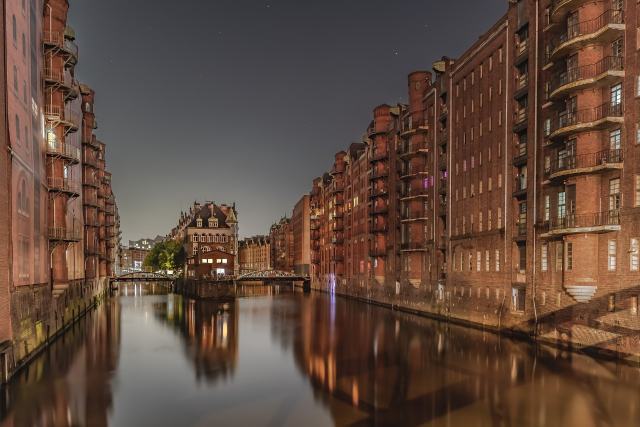
#> input picture img1.jpg, 1280 x 853 px (shown at 1/2 size)
$ python Cifra_Hill_Imagens.py
#> lines starting #> are read from the running program, lines starting #| are printed output that depends on the picture
import imageio
import numpy as np

# Função usada para determinar se a transformação adicional deve ser aplicada.
Funcao = 1

# Definição da matriz chave fixa 4x4
Mod = 256
A = np.loadtxt('Chave.txt', dtype=int)
n = A.shape[0]  # Dimensão da matriz chave

# Função para calcular a inversa da matriz usando Gauss-Jordan
def gauss_jordan_inverse(matrix, mod):
#> called with matrix = array of shape (4, 4), mod = 256
    n = matrix.shape[0]
    augmented = np.hstack((matrix, np.eye(n)))
    for i in range(n):
        # Normaliza a linha atual
        inv = pow(int(augmented[i, i]), -1, mod)
        augmented[i] = (augmented[i] * inv) % mod

        # Zera as outras linhas na mesma coluna
        for j in range(n):
            if i != j:
                factor = augmented[j, i]
                augmented[j] = (augmented[j] - factor * augmented[i]) % mod

    return augmented[:, n:]

# Calcula a inversa da matriz chave
A_inv = gauss_jordan_inverse(A, Mod).astype(int)

np.savetxt('Chave_Inversa_modular.txt', A_inv, fmt='%d')

#---------------Ler Imagem para Criptografar---------------
# Lê a imagem a ser criptografada.
img = imageio.v2.imread('img1.jpg')
#> img is the input picture: shape (853, 1280, 3); mean R, G, B 96.2, 73.9, 61.5
# img = imageio.v2.imread('imagem.jpg')

# Obtém as dimensões da imagem.
nl = l = img.shape[0]
#> nl = 853; l = 853
w = img.shape[1]
#> w = 1280

# Ajusta o número de linhas da imagem para ser múltiplo de n.
if l % n:
    nl = (int((l - 1) / n) + 1) * n
#> nl = 856

# Cria uma nova imagem com o tamanho ajustado, preenchida com zeros.
img2 = np.zeros((nl, w, 3))
img2[:l, :w, :] += img  # Copia a imagem original para a nova imagem.
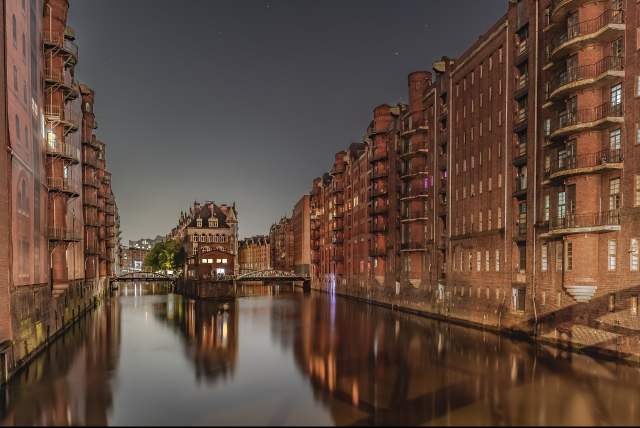
#> img2: shape (856, 1280, 3) float64 (shown at 1/2 size); mean R, G, B 95.8, 73.6, 61.3

# Função usada para gerar a transformação adicional.
def f(x, y):
    # Calcula um valor de transformação baseado na matriz chave e nas coordenadas do pixel
    return A[x % 4, y % 4] * (x * x + y * y + 5 * x + 8 * y)

# Aplica a transformação adicional se Funcao for verdadeiro.
if Funcao:
    img3 = np.zeros((nl, w, 3))
    for x in range(nl):
        for y in range(w):
            v = round(f(x, y))  # Arredonda para o inteiro mais próximo.
            img3[x, y, 0] = v
            img3[x, y, 1] = v
            img3[x, y, 2] = v
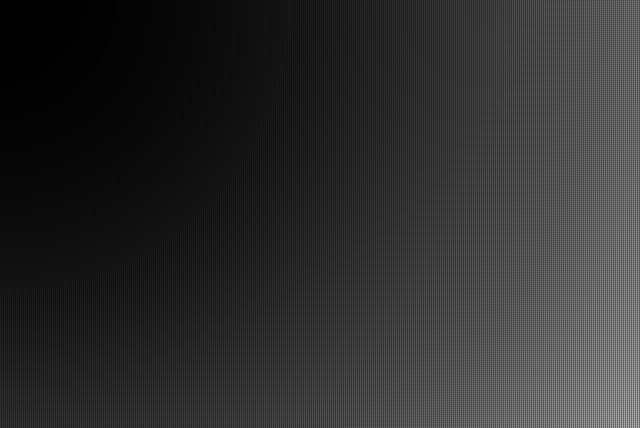
#> img3: shape (856, 1280, 3) float64 (shown at 1/2 size); min 0, max 14231820, mean 2637829.8; drawn with min black and max white
    img2 = (img2 + img3) % 256  # Aplica a transformação à imagem.
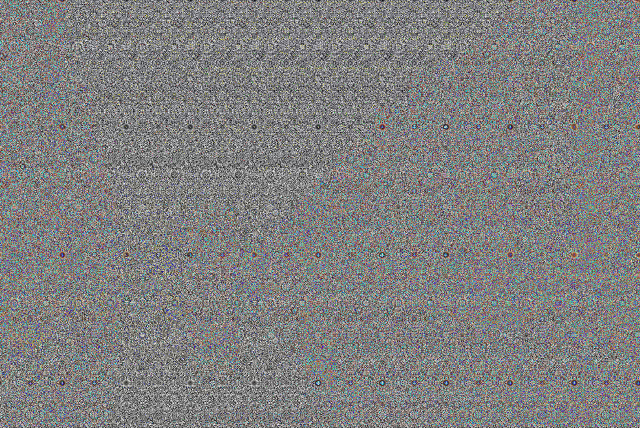
#> img2: shape (856, 1280, 3) float64 (shown at 1/2 size); mean R, G, B 127.6, 127.6, 127.6
    img2 = img2.astype(np.uint8)  # Converte para o tipo de dados uint8.
    imageio.imwrite('Transformação.png', img2)  # Salva a imagem transformada.

#-------------Criptografando-------------
# Define o tipo de dados para uint8.
Criptografado = np.zeros((nl, w, 3), dtype=np.uint8)
for i in range(int(nl / n)):
    # Criptografa cada canal de cor separadamente usando a cifra de Hill.
    Crip1 = (np.matmul(A % Mod, img2[i * n:(i + 1) * n, :, 0] % Mod)) % Mod
    Crip1 = Crip1.astype(np.uint8)  # Converte para uint8

    Crip2 = (np.matmul(A % Mod, img2[i * n:(i + 1) * n, :, 1] % Mod)) % Mod
    Crip2 = Crip2.astype(np.uint8)  # Converte para uint8

    Crip3 = (np.matmul(A % Mod, img2[i * n:(i + 1) * n, :, 2] % Mod)) % Mod
    Crip3 = Crip3.astype(np.uint8)  # Converte para uint8

    # Redimensiona os arrays criptografados.
    Crip1 = np.resize(Crip1, (Crip1.shape[0], Crip1.shape[1], 1))
    Crip2 = np.resize(Crip2, (Crip2.shape[0], Crip2.shape[1], 1))
    Crip3 = np.resize(Crip3, (Crip3.shape[0], Crip3.shape[1], 1))

    # Combina os canais criptografados e adiciona ao resultado final.
    Criptografado[i * n:(i + 1) * n, :] += np.concatenate((Crip1, Crip2, Crip3), axis=2)
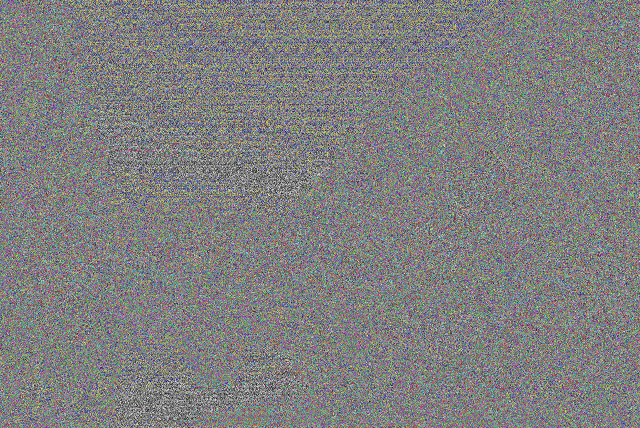
#> Criptografado: shape (856, 1280, 3) (shown at 1/2 size); mean R, G, B 127.4, 127.5, 127.6

# Salva a imagem criptografada.
imageio.imwrite('Criptografado.png', Criptografado)

#-------------Descriptografando-------------
# Lê a imagem criptografada.
Crip = imageio.v2.imread('Criptografado.png')

# Obtém o número de linhas da imagem criptografada.
nl = int(Crip.shape[0])

# Define o tipo de dados para uint8.
Descriptografado = np.zeros((nl, w, 3), dtype=np.uint8)
for i in range(int(nl / n)):
    # Descriptografa cada canal de cor separadamente usando a inversa da cifra de Hill.
    Crip_int = Crip[i * n:(i + 1) * n, :, 0].astype(np.int32)  # Converte para int32
    Desc1 = (np.matmul(A_inv, Crip_int) % Mod).astype(np.uint8)  # Agora tudo é inteiro

    Crip_int = Crip[i * n:(i + 1) * n, :, 1].astype(np.int32)  # Converte para int32
    Desc2 = (np.matmul(A_inv, Crip_int) % Mod).astype(np.uint8)  # Agora tudo é inteiro

    Crip_int = Crip[i * n:(i + 1) * n, :, 2].astype(np.int32)  # Converte para int32
    Desc3 = (np.matmul(A_inv, Crip_int) % Mod).astype(np.uint8)  # Agora tudo é inteiro

    # Redimensiona os arrays descriptografados.
    Desc1 = np.resize(Desc1, (Desc1.shape[0], Desc1.shape[1], 1))
    Desc2 = np.resize(Desc2, (Desc2.shape[0], Desc2.shape[1], 1))
    Desc3 = np.resize(Desc3, (Desc3.shape[0], Desc3.shape[1], 1))

    # Converte após redimensionar.
    Desc1 = Desc1.astype(np.uint8)
    Desc2 = Desc2.astype(np.uint8)
    Desc3 = Desc3.astype(np.uint8)

    # Combina os canais descriptografados e adiciona ao resultado final.
    Descriptografado[i * n:(i + 1) * n, :] += np.concatenate((Desc1, Desc2, Desc3), axis=2)

# Remove a transformação adicional se Funcao for verdadeiro.
if Funcao:
    Descriptografado = (Descriptografado - img3) % 256

# Retorna as dimensões originais para a imagem descriptografada.
Descriptografado = Descriptografado[:l, :w, :]

# Converte Descriptografado para uint8 antes de salvar.
Descriptografado = Descriptografado.astype(np.uint8)
imageio.imwrite('Descriptografado.png', Descriptografado)

print("OPERAÇÕES EFETUADAS COM SUCESSO!!")
